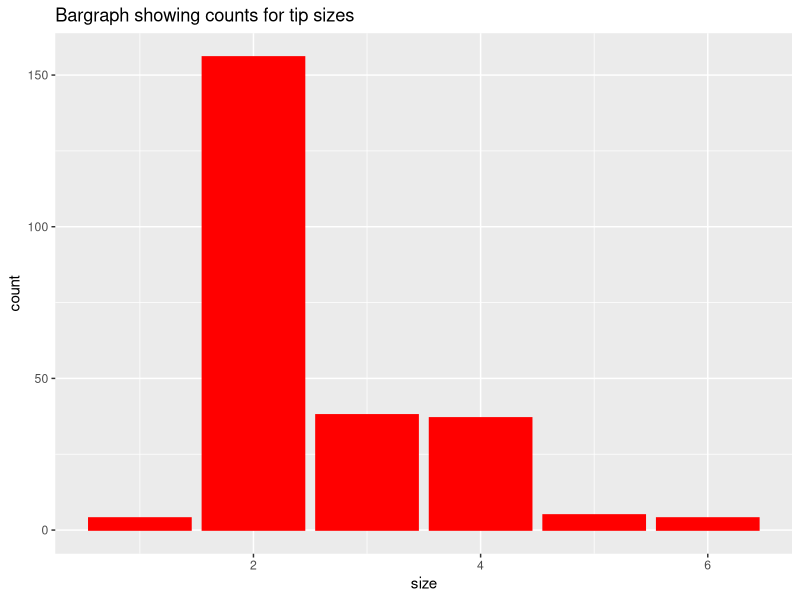
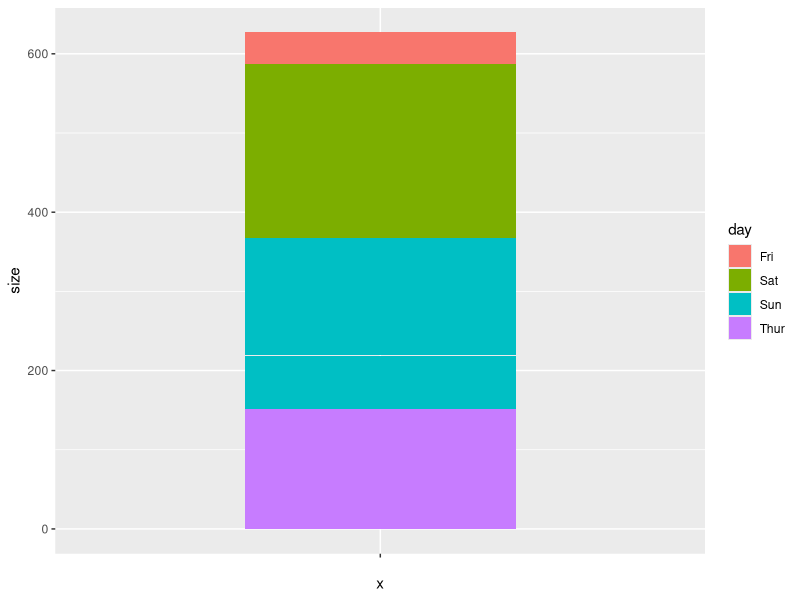
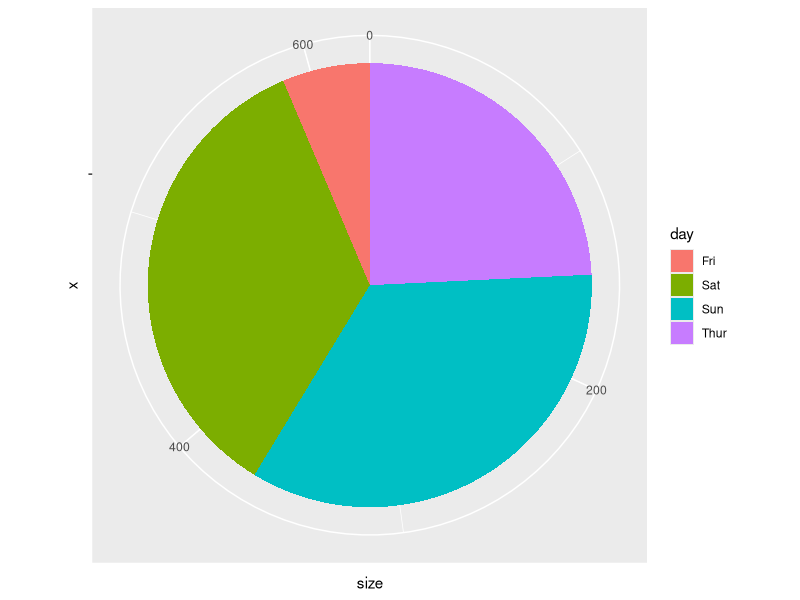
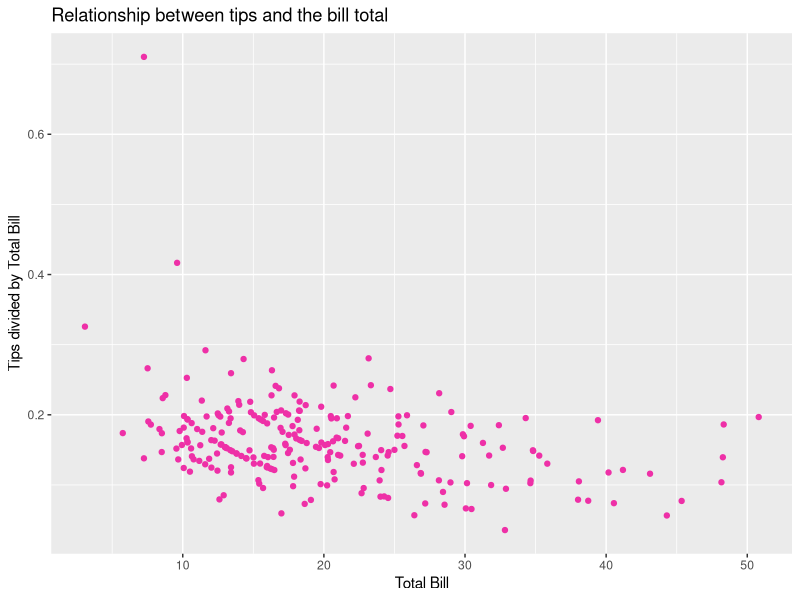
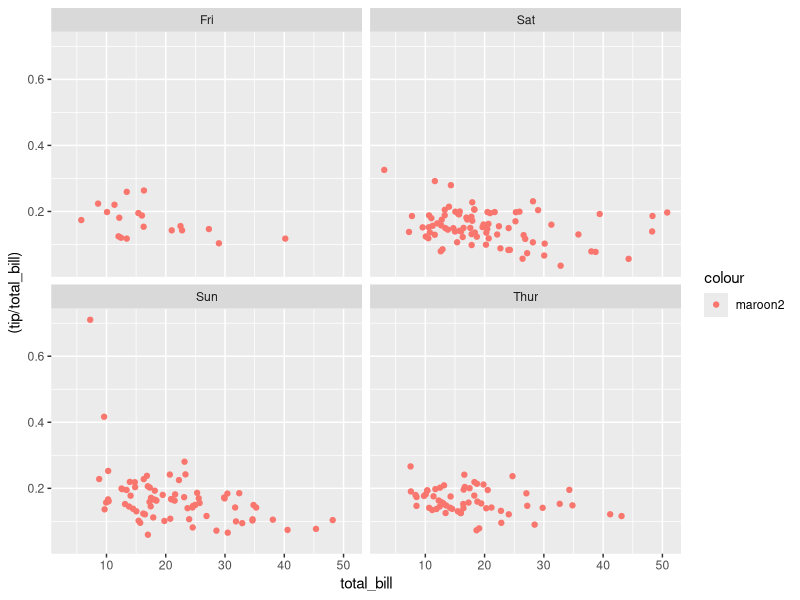
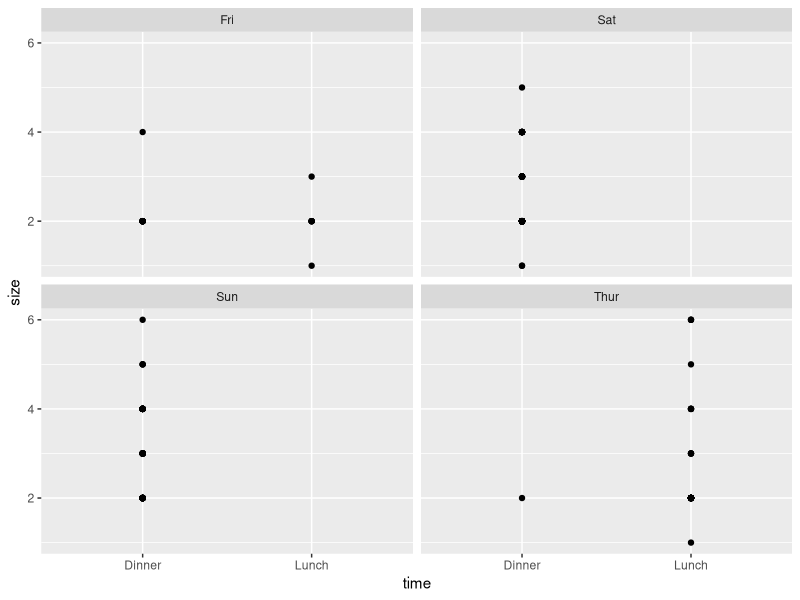
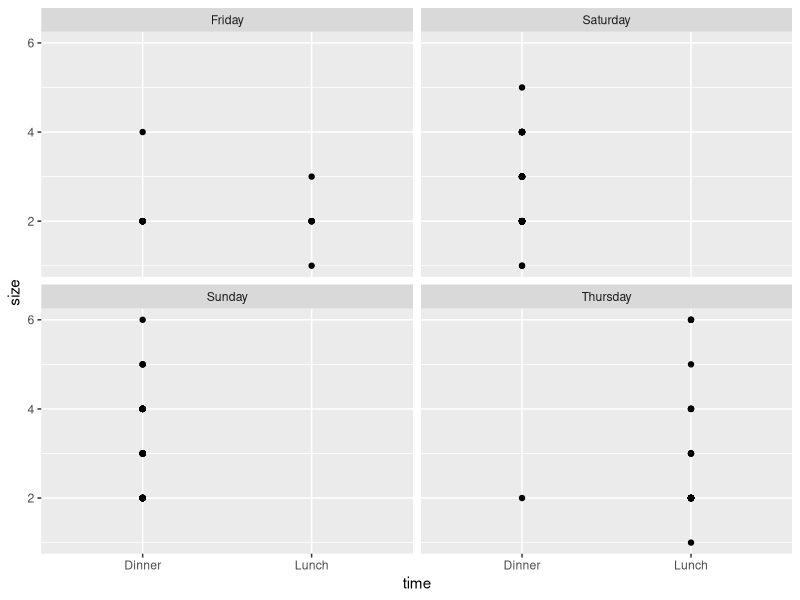

These charts were generated, in order, by the following R code:
## ---- chunk 1
library("reshape2")
library("tidyverse")
## ---- chunk 2
?tips
tips.data = reshape2::tips
## ---- chunk 3
ggplot(data=tips.data) +
  geom_bar(mapping = aes(x=size, fill=size), color = "red", fill= "red") +
  ggtitle("Bargraph showing counts for tip sizes")
## ---- chunk 4
cp <-ggplot(data = tips.data, aes(x="", y = size, fill=day))+
  geom_bar(width = .5, stat = "identity")
cp
## ---- chunk 5
pie <- cp + coord_polar("y", start=0) 
pie
## ---- chunk 6
ggplot(data = tips.data) +
  geom_point(mapping = aes(x=total_bill, y=(tip/total_bill)), color = "maroon2") +
 xlab("Total Bill") +
 ylab("Tips divided by Total Bill") +
 ggtitle("Relationship between tips and the bill total")

## ---- chunk 7
ggplot(data=tips.data, mapping=(aes(x=total_bill,y=(tip/total_bill), color = "maroon2"))) +
  geom_point() +              
  facet_wrap(~day, nrow = 2) 
## ---- chunk 8
ggplot(data=tips.data, mapping=(aes(x=time,y=size))) +
  geom_point() +              
  facet_wrap(~day, nrow = 2) 
## ---- chunk 9
tips.data$day <- factor(tips.data$day, levels = c("Fri", "Sat", "Sun", "Thur"),
                       labels = c("Friday", "Saturday", "Sunday", "Thursday"))

ggplot(data=tips.data, mapping=(aes(x=time,y=size))) +
  geom_point() +              
  facet_wrap(~tips.data$day, nrow = 2)
